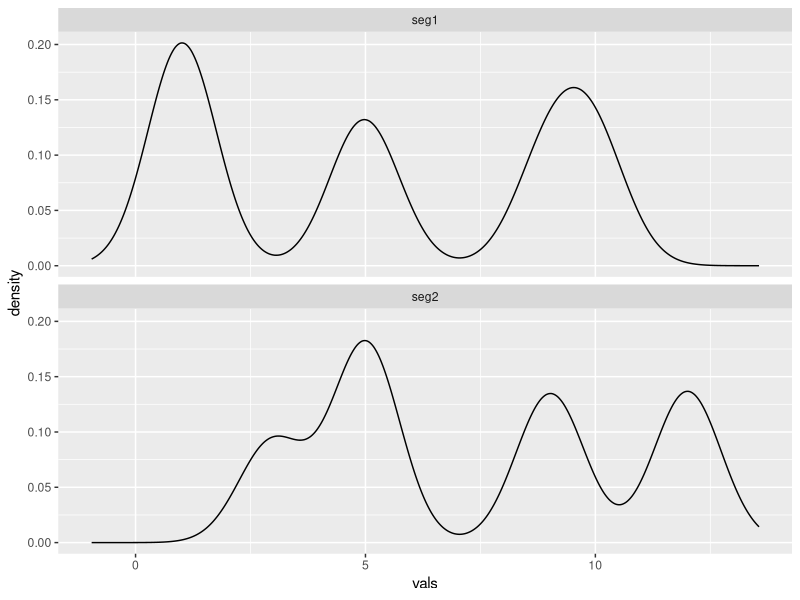
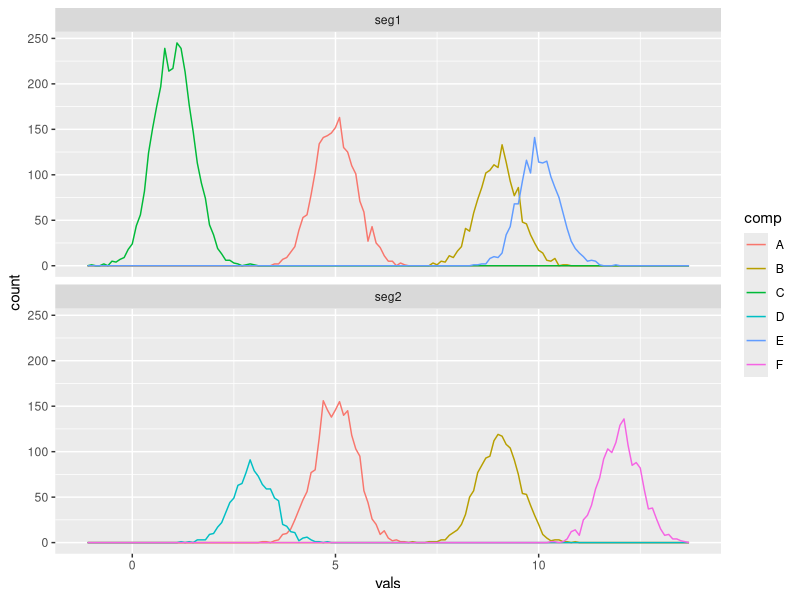
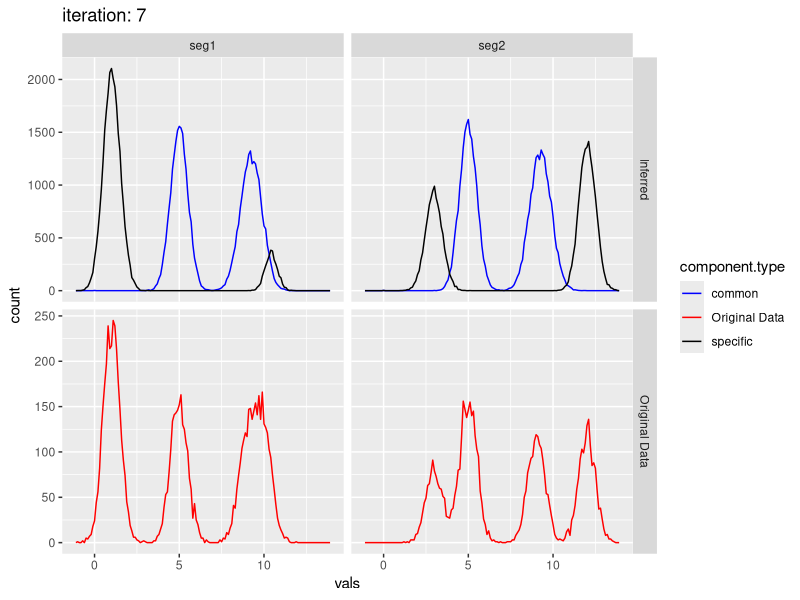

These charts were generated, in order, by the following R code: (Note: this script raises an error after producing the figures.)
library("ggplot2")
#library("dplyr")
#library("reshape2")
library("data.table")

# parse learned/output parameters
parse.output.parameters <- function(output){

  output.parameters <- data.table(rho=numeric(),w=numeric(),rho_w=numeric(),mu=numeric(),sigma2=numeric(),component.type=character(),segment=character(),iteration=numeric())
  
  for (segment in 1:nrow(output$w.specific)){
    
    output.parameters.temp <- data.frame(
      rho = as.numeric(output$rho[segment]),
      w = c(output$w.common,output$w.specific[segment,]),
      rho_w = c((1-output$rho[segment])*output$w.common,output$rho[segment]*output$w.specific[segment,]),
      mu = c(output$mu.common,output$mu.specific[segment,]),
      sigma2 = c(output$sigma2.common,output$sigma2.specific[segment,]),
      component.type = c(rep("common",length(output$mu.common)),rep("specific",length(output$mu.specific[segment,]))),
      segment = output$segment.names[segment],
      iteration = output$iteration
    )
    
    output.parameters <- rbind(output.parameters,output.parameters.temp)
  }
  return(output.parameters)
}

# Generic Plot function
plot.components <- function(vals.df,output.parameters){
  
  temp <- data.table(vals=numeric(),comp=character(),seg=character(),component.type=character(),source=character())
  
  for (component in 1:nrow(output.parameters)){
    temp <- rbind(temp,data.table(vals=c(rnorm(70000*output.parameters[component]$rho_w, 
                                             mean = output.parameters[component]$mu, 
                                             sd = output.parameters[component]$sigma2^0.5),0),
                                            comp=component,
                                            seg=output.parameters[component]$segment,
                                            component.type=output.parameters[component]$component.type,
                                            source="Inferred"))
  }
  
  vals.df$component.type <- "Original Data"
  vals.df$source <- "Original Data"
  
  temp <- rbind(temp,vals.df)
  
  # ggplot(temp, aes(vals, group = comp,colour=component.type)) +
  #   geom_freqpoly(binwidth=0.1) +
  #   ggtitle(paste("iteration:",iter.count)) +
  #   scale_colour_manual(values = c("blue","red","black")) +
  #   facet_wrap(~seg,nrow = 2)

  ggplot(temp, aes(vals, colour=component.type)) +
    geom_freqpoly(binwidth=0.1) +
    ggtitle(paste("iteration:",unique(output.parameters$iteration))) +
    scale_colour_manual(values = c("blue","red","black")) +
    facet_grid(source~seg,scales="free_y")

  
  # ggplot(temp, aes(vals, colour=component.type)) +
  #   geom_density() +
  #   ggtitle(paste("iteration:",iter.count)) +
  #   scale_colour_manual(values = c("blue","red","black")) +
  #   facet_wrap(~seg,nrow = 2)
}

# input required: 
# 1) data.frame of read counts and segment name for each position
# 2) initial rho
# 3) data.frame of initial parameters for each component, both common and specific
# fit.model(data=vals.df,rho=0.5,input.parameters=initial.parameters,init.max=40)
# returns a data frame of output parameters

fit.model <- function(vals.df,rho.input,input.parameters,init.max=40,break.parameter=50){

### INITIALISATION

## split input read count data frame into 2: 
# 1) a list of indexes specifying which read count is in which segment
# 2) a vector of read counts
stopifnot(ncol(vals.df)==2)
setnames(vals.df,names(vals.df),c("vals","seg"))

# get index ranges of each segment
segment.indicies <- vals.df[,.(index = list(.I)),by=seg]
segment.names <- segment.indicies$seg
segment.indicies <- segment.indicies$index
names(segment.indicies) <- segment.names
print(paste(length(segment.indicies),"segments"))

read.count <- vals.df$vals

## parse input parameters

# rho parameter for each segment
rho <- rep(rho.input,length(segment.indicies))
stopifnot(length(segment.indicies)==length(rho))
names(rho) <- segment.names

# set common component parameters, one per common component
com.param <- input.parameters[component.type=="common"]
com.param$component.type <- NULL

n.specific.components <- nrow(input.parameters[component.type=="specific"])
print(paste(n.specific.components,"segment specific components"))
print(paste(nrow(input.parameters[component.type=="specific"]),"common components"))


# initialise segment specific parameter holding matricies
mu.k <- sigma2.k <- w.k <- matrix(nrow=length(read.count),ncol=n.specific.components)
# although these could be a simple j*k matrix, we're already iterating through segments in
# the M step so may as well create the whole matrix required by the dnorm E step below 

for (row in 1:n.specific.components){
  w.k[,row] <- input.parameters[component.type=="specific"][row]$w
  mu.k[,row] <- input.parameters[component.type=="specific"][row]$mu
  sigma2.k[,row] <- input.parameters[component.type=="specific"][row]$sigma2
}

psi_i <- rep(0.5,length(read.count))
likelihood.byiter <- numeric()

iter.count <- 0

#library(profvis)
#library(microbenchmark)
# profvis({ #CODE HERE })
#microbenchmark(CODE HERE)

##### UPDATES
for (round in 1:init.max){
#### E Updates

# for each common component, cacluate prob for each data point, outputs i x c matrix
common <- apply(com.param, 1, function(params){ params['w'] * dnorm(read.count, params['mu'], params['sigma2']^0.5)})

# output i x k matrix
specific <- w.k * dnorm(read.count, mu.k, sigma2.k^0.5)

# sometimes dorm gives 0 when no common/specific components nearby, which can result in NaN when /0, so add a tiny probability back in
common[which(rowSums(common)==0),] <- 1e-15
specific[which(rowSums(specific)==0),] <- 1e-15

likelihood.vec <- numeric()

for (segment in segment.names){
  indexes <- segment.indicies[[segment]]
  top.sum <- (1-rho[segment]) * rowSums(common[indexes,])
  bottom.sum <- top.sum + (rho[segment] * rowSums(specific[indexes,]))
  psi_i[indexes] <- top.sum / ( bottom.sum )
  likelihood.vec <- c(likelihood.vec,bottom.sum)
}

likelihood.byiter <- c(likelihood.byiter,sum(log(likelihood.vec)))


phi_ic <- common/rowSums(common)

nu_ik <- specific/rowSums(specific)

# check for na values
stopifnot(sum(is.na(phi_ic))+sum(is.na(nu_ik))+sum(is.na(phi_ic))==0)

#### M Updates

# returns c parameters
topsum <- colSums(phi_ic * psi_i)

com.param$w <- topsum / sum(psi_i)

com.param$mu <- colSums(phi_ic * psi_i * read.count) / topsum

com.param$sigma2 <- colSums(phi_ic * psi_i * outer(read.count,com.param$mu, FUN="-")^2) / topsum

for (segment in segment.names){
  # for each segment j, there are k weightings
  indexes <- segment.indicies[[segment]]
  
  rho[segment] <- 1 - sum(psi_i[indexes])/length(indexes)
  
  temp.sum <- (1-psi_i[indexes]) * nu_ik[indexes,]
  topsum <- colSums(temp.sum) # for each component...
  
  w.k[indexes,] <- rep(topsum / sum(1-psi_i[indexes]), each=length(indexes))

  mu.k[indexes,] <- rep(colSums(temp.sum * read.count[indexes]) /  topsum, each=length(indexes))
  
  sigma2.k[indexes,] <- 0.01 + rep(colSums(temp.sum * (read.count[indexes] - mu.k[indexes,])^2) /  topsum, each=length(indexes))
  # the + 0.01 prevents sigma2 -> 0 which can cause dnorm() to -> Inf e.g dnorn(47,47,0), which causes NaN (inf/inf) which propogates to everything -> NaN!
}


iter.count <- iter.count + 1
print(paste("Iteration:",iter.count))

if (iter.count>1){
if (min(abs(diff(likelihood.byiter))) < break.parameter){break}
}

} # EM updates repetition loop

w.k.u <- unique(w.k)
mu.k.u <- unique(mu.k)
sigma2.k.u <- unique(sigma2.k)

# more raw output
output <- list(w.specific=w.k.u,mu.specific=mu.k.u,sigma2.specific=sigma2.k.u,w.common=com.param$w,mu.common=com.param$mu,sigma2.common=com.param$sigma2,rho=unname(rho),iteration=iter.count,likelihood=likelihood.byiter,segment.names=segment.names)

return(output)

}# end of fit.model function


###### Example code / Tests

# Simulate baisc well seperated gaussian test data, 2 segments, each with 4 components, 2 shared and 2 unique

# Common components
comp1.vals <- data.table(comp = "A", vals = rnorm(2000, mean = 5, sd = 0.5),seg="seg1")
comp2.vals <- data.table(comp = "A", vals = rnorm(2000, mean = 5, sd = 0.5),seg="seg2")

comp3.vals <- data.table(comp = "B", vals = rnorm(1500, mean = 9, sd = 0.5),seg="seg1")
comp4.vals <- data.table(comp = "B", vals = rnorm(1500, mean = 9, sd = 0.5),seg="seg2")

# Unique components
comp5.vals <- data.table(comp = "C", vals = rnorm(3000, mean = 1, sd = 0.5),seg="seg1")
comp6.vals <- data.table(comp = "D", vals = rnorm(1000, mean = 3, sd = 0.5),seg="seg2")

comp7.vals <- data.table(comp = "E", vals = rnorm(1500, mean = 10, sd = 0.5),seg="seg1")
comp8.vals <- data.table(comp = "F", vals = rnorm(1500, mean = 12, sd = 0.5),seg="seg2")

test.data.basic <- rbind(comp1.vals,comp2.vals,comp3.vals,comp4.vals,comp5.vals,comp6.vals,comp7.vals,comp8.vals)

# Overall histogram per segment
ggplot(test.data.basic, aes(vals)) +
  geom_density() +
  facet_wrap(~seg,nrow = 2)

# Histogram broken down by true components
ggplot(test.data.basic, aes(vals, colour = comp)) +
  geom_freqpoly(binwidth=0.1) +
  facet_wrap(~seg,nrow = 2)

initial.parameters.basic <- data.table(
  w=c(0.5),
  mu=c(3.5,10,2,12),
  sigma2=c(0.6^2),
  component.type=c("common","common","specific","specific"))

output.test.basic <- fit.model(test.data.basic[,.(vals,seg)],rho=0.5,initial.parameters.basic)

plot.components(test.data.basic,parse.output.parameters(output.test.basic))

### Simulate realistic read count data using negative binomial, 4 segments, 2 normal, 1 amp, 1 del. Parameters from real data

test.data.realistic <- bind_rows(
  data.table(comp = "A", vals = rnbinom(5000, size=2.7, mu = 16.5),seg="normal.1"),
  data.table(comp = "A", vals = rnbinom(5000, size=3, mu = 36),seg="amplified.1"),
  data.table(comp = "A", vals = rnbinom(5000, size=2.9, mu = 8.4),seg="deleted.1"),
  data.table(comp = "A", vals = rnbinom(5000, size=2.7, mu = 16.5),seg="normal.2"))

initial.parameters.realistic <- data.table(
  w=c(0.5),
  mu=c(4,7,10,15,25,40,50,300,1,2),
  sigma2=c(8^2),
  component.type=c(rep("common",5),rep("specific",5)))

output.realistic <- fit.model(test.data.realistic,rho=0.5,initial.parameters.realistic)

plot.components(test.data.realistic,output.realistic)

# for debugging enter data manually
# vals.df <- chr6.input
# input.parameters <- initial.parameters.realistic
# rho.input <- 0.5

### fit actual data to model
chr6.input <- bulkDP[chr==6 & segment.no %in% c(1:21),.(vals=total,seg=as.character(segment.no))]
chr6.output <- fit.model(chr6.input,rho=0.5,initial.parameters.realistic)
plot(chr6.output$likelihood[2:length(chr6.output$likelihood)])
chr6.input$comp <- "A"
plot.components(chr6.input[seg==16],parse.output.parameters(chr6.output)[segment=="16"])
